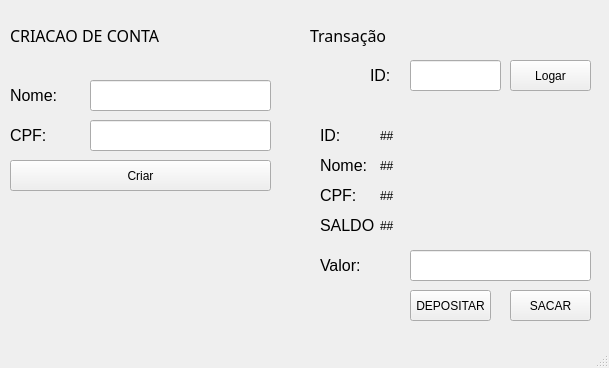
<?xml version="1.0" encoding="UTF-8"?>
<ui version="4.0">
 <class>MainWindow</class>
 <widget class="QMainWindow" name="MainWindow">
  <property name="geometry">
   <rect>
    <x>0</x>
    <y>0</y>
    <width>609</width>
    <height>368</height>
   </rect>
  </property>
  <property name="windowTitle">
   <string>MainWindow</string>
  </property>
  <widget class="QWidget" name="centralwidget">
   <widget class="QLabel" name="label">
    <property name="geometry">
     <rect>
      <x>10</x>
      <y>80</y>
      <width>71</width>
      <height>31</height>
     </rect>
    </property>
    <property name="font">
     <font>
      <pointsize>12</pointsize>
     </font>
    </property>
    <property name="text">
     <string>Nome:</string>
    </property>
   </widget>
   <widget class="QLabel" name="label_2">
    <property name="geometry">
     <rect>
      <x>10</x>
      <y>120</y>
      <width>71</width>
      <height>31</height>
     </rect>
    </property>
    <property name="font">
     <font>
      <pointsize>12</pointsize>
     </font>
    </property>
    <property name="text">
     <string>CPF:</string>
    </property>
   </widget>
   <widget class="QLabel" name="label_3">
    <property name="geometry">
     <rect>
      <x>370</x>
      <y>60</y>
      <width>31</width>
      <height>31</height>
     </rect>
    </property>
    <property name="font">
     <font>
      <pointsize>12</pointsize>
     </font>
    </property>
    <property name="text">
     <string>ID:</string>
    </property>
   </widget>
   <widget class="QLabel" name="label_4">
    <property name="geometry">
     <rect>
      <x>320</x>
      <y>250</y>
      <width>71</width>
      <height>31</height>
     </rect>
    </property>
    <property name="font">
     <font>
      <pointsize>12</pointsize>
     </font>
    </property>
    <property name="text">
     <string>Valor:</string>
    </property>
   </widget>
   <widget class="QLabel" name="label_5">
    <property name="geometry">
     <rect>
      <x>10</x>
      <y>10</y>
      <width>261</width>
      <height>51</height>
     </rect>
    </property>
    <property name="font">
     <font>
      <family>Arial Black</family>
      <pointsize>12</pointsize>
      <weight>10</weight>
      <italic>false</italic>
      <bold>false</bold>
     </font>
    </property>
    <property name="styleSheet">
     <string notr="true">QLabel {
    qproperty-alignment: 'AlignCenter';
	font: 87 12pt &quot;Arial Black&quot;;
}</string>
    </property>
    <property name="text">
     <string>CRIACAO DE CONTA </string>
    </property>
   </widget>
   <widget class="QLabel" name="label_6">
    <property name="geometry">
     <rect>
      <x>310</x>
      <y>10</y>
      <width>281</width>
      <height>51</height>
     </rect>
    </property>
    <property name="font">
     <font>
      <family>Arial Black</family>
      <pointsize>12</pointsize>
      <weight>10</weight>
      <italic>false</italic>
      <bold>false</bold>
     </font>
    </property>
    <property name="styleSheet">
     <string notr="true">QLabel {
    qproperty-alignment: 'AlignCenter';
	font: 87 12pt &quot;Arial Black&quot;;
}</string>
    </property>
    <property name="text">
     <string>Transação</string>
    </property>
   </widget>
   <widget class="QLineEdit" name="txtid">
    <property name="geometry">
     <rect>
      <x>410</x>
      <y>60</y>
      <width>91</width>
      <height>31</height>
     </rect>
    </property>
   </widget>
   <widget class="QLineEdit" name="txt_valorT">
    <property name="geometry">
     <rect>
      <x>410</x>
      <y>250</y>
      <width>181</width>
      <height>31</height>
     </rect>
    </property>
   </widget>
   <widget class="QLineEdit" name="txtnomeC">
    <property name="geometry">
     <rect>
      <x>90</x>
      <y>80</y>
      <width>181</width>
      <height>31</height>
     </rect>
    </property>
   </widget>
   <widget class="QLineEdit" name="txtcpfC">
    <property name="geometry">
     <rect>
      <x>90</x>
      <y>120</y>
      <width>181</width>
      <height>31</height>
     </rect>
    </property>
   </widget>
   <widget class="QPushButton" name="btn_criar">
    <property name="geometry">
     <rect>
      <x>10</x>
      <y>160</y>
      <width>261</width>
      <height>31</height>
     </rect>
    </property>
    <property name="text">
     <string>Criar</string>
    </property>
   </widget>
   <widget class="QPushButton" name="btn_depositar">
    <property name="geometry">
     <rect>
      <x>410</x>
      <y>290</y>
      <width>81</width>
      <height>31</height>
     </rect>
    </property>
    <property name="text">
     <string>DEPOSITAR</string>
    </property>
   </widget>
   <widget class="QPushButton" name="btn_sacar">
    <property name="geometry">
     <rect>
      <x>510</x>
      <y>290</y>
      <width>81</width>
      <height>31</height>
     </rect>
    </property>
    <property name="text">
     <string>SACAR</string>
    </property>
   </widget>
   <widget class="QPushButton" name="btn_logar">
    <property name="geometry">
     <rect>
      <x>510</x>
      <y>60</y>
      <width>81</width>
      <height>31</height>
     </rect>
    </property>
    <property name="text">
     <string>Logar</string>
    </property>
   </widget>
   <widget class="QLabel" name="label_nome">
    <property name="geometry">
     <rect>
      <x>380</x>
      <y>150</y>
      <width>81</width>
      <height>31</height>
     </rect>
    </property>
    <property name="text">
     <string>##</string>
    </property>
   </widget>
   <widget class="QLabel" name="label_8">
    <property name="geometry">
     <rect>
      <x>320</x>
      <y>150</y>
      <width>71</width>
      <height>31</height>
     </rect>
    </property>
    <property name="font">
     <font>
      <pointsize>12</pointsize>
     </font>
    </property>
    <property name="text">
     <string>Nome:</string>
    </property>
   </widget>
   <widget class="QLabel" name="label_9">
    <property name="geometry">
     <rect>
      <x>320</x>
      <y>180</y>
      <width>71</width>
      <height>31</height>
     </rect>
    </property>
    <property name="font">
     <font>
      <pointsize>12</pointsize>
     </font>
    </property>
    <property name="text">
     <string>CPF:</string>
    </property>
   </widget>
   <widget class="QLabel" name="label_cpf">
    <property name="geometry">
     <rect>
      <x>380</x>
      <y>180</y>
      <width>81</width>
      <height>31</height>
     </rect>
    </property>
    <property name="text">
     <string>##</string>
    </property>
   </widget>
   <widget class="QLabel" name="label_11">
    <property name="geometry">
     <rect>
      <x>320</x>
      <y>210</y>
      <width>61</width>
      <height>31</height>
     </rect>
    </property>
    <property name="font">
     <font>
      <pointsize>12</pointsize>
     </font>
    </property>
    <property name="text">
     <string>SALDO</string>
    </property>
   </widget>
   <widget class="QLabel" name="label_saldo">
    <property name="geometry">
     <rect>
      <x>380</x>
      <y>210</y>
      <width>81</width>
      <height>31</height>
     </rect>
    </property>
    <property name="text">
     <string>##</string>
    </property>
   </widget>
   <widget class="QLabel" name="label_7">
    <property name="geometry">
     <rect>
      <x>320</x>
      <y>120</y>
      <width>31</width>
      <height>31</height>
     </rect>
    </property>
    <property name="font">
     <font>
      <pointsize>12</pointsize>
     </font>
    </property>
    <property name="text">
     <string>ID:</string>
    </property>
   </widget>
   <widget class="QLabel" name="label_id">
    <property name="geometry">
     <rect>
      <x>380</x>
      <y>120</y>
      <width>81</width>
      <height>31</height>
     </rect>
    </property>
    <property name="text">
     <string>##</string>
    </property>
   </widget>
  </widget>
  <widget class="QMenuBar" name="menubar">
   <property name="geometry">
    <rect>
     <x>0</x>
     <y>0</y>
     <width>609</width>
     <height>21</height>
    </rect>
   </property>
  </widget>
  <widget class="QStatusBar" name="statusbar"/>
 </widget>
 <resources/>
 <connections/>
</ui>
